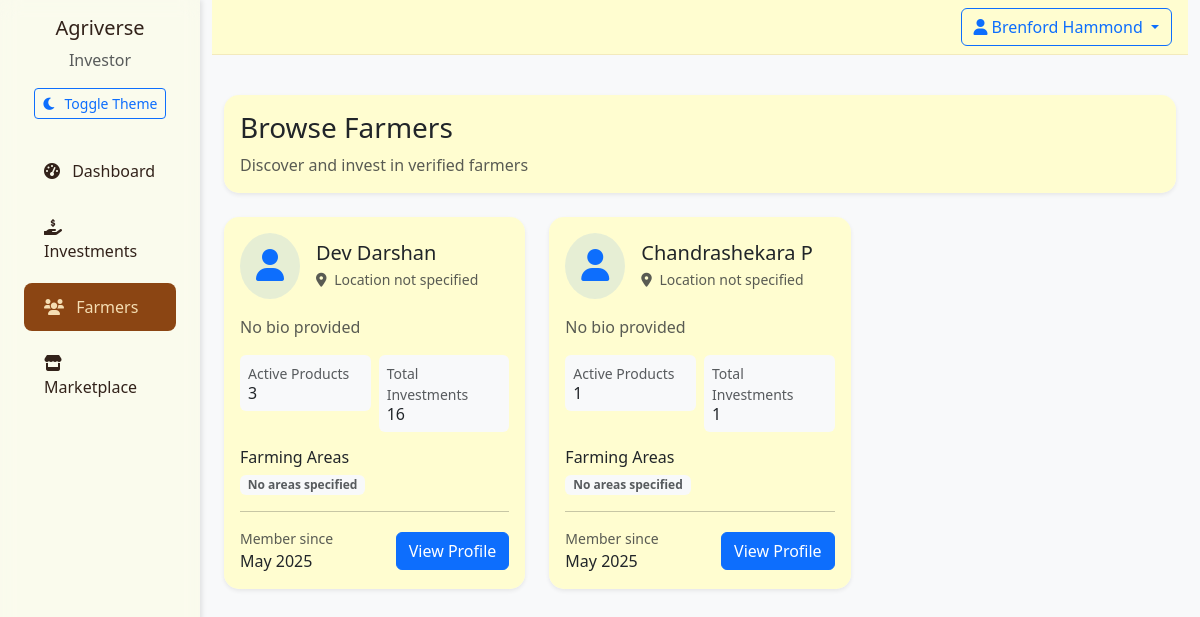
The page /investor/farmers (signed in) on the database its author committed.
### app/models/__init__.py (models this page shows)
class User(UserMixin, db.Model):
    id = db.Column(db.Integer, primary_key=True)
    email = db.Column(db.String(120), unique=True, nullable=False)
    password_hash = db.Column(db.String(128), nullable=False)
    name = db.Column(db.String(100), nullable=False)
    role = db.Column(db.String(20), nullable=False)  # 'farmer', 'investor', 'admin'
    created_at = db.Column(db.DateTime, default=datetime.utcnow)
    is_active = db.Column(db.Boolean, default=True)
    is_verified = db.Column(db.Boolean, default=False)
    wallet_balance = db.Column(db.Float, default=0.0)  # User's wallet balance
    farm_name = db.Column(db.String(100))
    farm_location = db.Column(db.String(200))
    farm_size = db.Column(db.Float)  # in acres
    company_name = db.Column(db.String(100))
    investment_capacity = db.Column(db.Float)
    products = db.relationship('Product', backref='seller', lazy=True)
    investments_made = db.relationship('Investment',
                                     backref='investor',
                                     lazy=True,
                                     foreign_keys='Investment.investor_id')
    investments_received = db.relationship('Investment',
                                         backref='farmer',
                                         lazy=True,
                                         foreign_keys='Investment.farmer_id')
    soil_reports = db.relationship('SoilReport', backref='farmer', lazy=True)

### app/routes/investor.py (the view)
@investor_bp.route('/investor/farmers')
@login_required
@investor_required
def farmers():
    farmers = User.query.filter_by(role='farmer').all()
    return render_template('investor/farmers.html', farmers=farmers)

### app/__init__.py (called while the page is built)
@login_manager.user_loader
def load_user(user_id):
    return User.query.get(int(user_id))

### app/routes/investor.py (called while the page is built)
def investor_required(f):
    @wraps(f)
    def decorated_function(*args, **kwargs):
        if not current_user.is_authenticated or current_user.role != 'investor':
            flash('Access denied. Investor privileges required.', 'error')
            return redirect(url_for('main.index'))
        return f(*args, **kwargs)
    return decorated_function

### app/templates/investor/farmers.html (shortened to what this page needs)
{% extends "base.html" %}
{% block content %}
<div class="container-fluid py-4">
    <div class="row mb-4">
        <div class="col-12">
            <div class="card border-0 shadow-sm">
                <div class="card-body">
                    <h1 class="h3 mb-2">Browse Farmers</h1>
                    <p class="text-muted mb-0">Discover and invest in verified farmers</p>
                </div>
            </div>
        </div>
    </div>
    <div class="row g-4">
        {% for farmer in farmers %}
        <div class="col-md-6 col-lg-4">
            <div class="card border-0 shadow-sm h-100">
                <div class="card-body">
                    <div class="d-flex align-items-center mb-3">
                        <div class="avatar bg-primary bg-opacity-10 rounded-circle p-3 me-3">
                            <i class="fas fa-user text-primary fa-2x"></i>
                        </div>
                        <div>
                            <h5 class="mb-1">{{ farmer.name }}</h5>
                            <p class="text-muted small mb-0">
                                <i class="fas fa-map-marker-alt me-1"></i>
                                {{ farmer.location or 'Location not specified' }}
                            </p>
                        </div>
                    </div>
                    <div class="mb-3">
                        <p class="text-muted mb-2">{{ farmer.bio or 'No bio provided' }}</p>
                    </div>
                    <div class="row g-2 mb-3">
                        <div class="col-6">
                            <div class="bg-light rounded p-2">
                                <p class="small text-muted mb-0">Active Products</p>
                                <h6 class="mb-0">{{ farmer.products|length }}</h6>
                            </div>
                        </div>
                        <div class="col-6">
                            <div class="bg-light rounded p-2">
                                <p class="small text-muted mb-0">Total Investments</p>
                                <h6 class="mb-0">{{ farmer.investments_received|length }}</h6>
                            </div>
                        </div>
                    </div>
                    <div class="mb-3">
                        <h6 class="mb-2">Farming Areas</h6>
                        <div class="d-flex flex-wrap gap-2">
                            {% for area in farmer.farming_areas %}
                            <span class="badge bg-primary bg-opacity-10 text-primary">{{ area }}</span>
                            {% else %}
                            <span class="badge bg-light text-muted">No areas specified</span>
                            {% endfor %}
                        </div>
                    </div>
                    <hr class="my-3">
                    <div class="d-flex justify-content-between align-items-center">
                        <div>
                            <p class="small text-muted mb-0">Member since</p>
                            <p class="mb-0">{{ farmer.created_at.strftime('%b %Y') }}</p>
                        </div>
                        <a href="{{ url_for('investor.farmer_profile', farmer_id=farmer.id) }}"
                           class="btn btn-primary">
                            View Profile
                        </a>
                    </div>
                </div>
            </div>
        </div>
        {% endfor %}
    </div>
</div>
{% endblock %}

### app/templates/base.html (shortened to what this page needs)
<!DOCTYPE html>
<html lang="en" data-bs-theme="light">
<head>
    <link href="https://cdn.jsdelivr.net/npm/bootstrap@5.3.0/dist/css/bootstrap.min.css" rel="stylesheet">
    <link href="https://cdnjs.cloudflare.com/ajax/libs/font-awesome/6.0.0/css/all.min.css" rel="stylesheet">
    <link href="{{ url_for('static', filename='css/style.css') }}" rel="stylesheet">
</head>
<body>
    <div class="container-fluid">
        <div class="row">
            {% if current_user.is_authenticated %}
            <div class="col-md-2 sidebar">
                <div class="d-flex flex-column">
                    <div class="text-center mb-4">
                        <h5 class="mb-2">Agriverse</h5>
                        <p class="text-muted mb-3">{{ current_user.role|title }}</p>
                        <button id="theme-toggle" class="btn btn-sm btn-outline-primary">
                            <i class="fas fa-moon me-2"></i>Toggle Theme
                        </button>
                    </div>
                    {% if current_user.role == 'investor' %}
                    <a href="{{ url_for('investor.dashboard') }}" class="nav-link {% if request.endpoint == 'investor.dashboard' %}active{% endif %}">
                        <i class="fas fa-tachometer-alt me-2"></i> Dashboard
                    </a>
                    <a href="{{ url_for('investor.investments') }}" class="nav-link {% if request.endpoint == 'investor.investments' %}active{% endif %}">
                        <i class="fas fa-hand-holding-usd me-2"></i> Investments
                    </a>
                    <a href="{{ url_for('investor.farmers') }}" class="nav-link {% if request.endpoint == 'investor.farmers' %}active{% endif %}">
                        <i class="fas fa-users me-2"></i> Farmers
                    </a>
                    {% endif %}
                    {% if current_user.role != 'farmer' %}
                    <a href="{{ url_for('main.marketplace') }}" class="nav-link {% if request.endpoint == 'main.marketplace' %}active{% endif %}">
                        <i class="fas fa-store me-2"></i> Marketplace
                    </a>
                    {% endif %}
                </div>
            </div>
            {% endif %}
            <div class="col-md-{% if current_user.is_authenticated %}10{% else %}12{% endif %}">
                <nav class="navbar navbar-expand-lg mb-3">
                    <div class="container-fluid px-3">
                        <div class="ms-auto d-flex align-items-center gap-2">
                            {% if current_user.is_authenticated %}
                            <div class="dropdown">
                                <button class="btn btn-outline-primary dropdown-toggle" type="button" id="userDropdown" data-bs-toggle="dropdown">
                                    <i class="fas fa-user me-1"></i>{{ current_user.name }}
                                </button>
                            </div>
                            {% endif %}
                        </div>
                    </div>
                </nav>
                {% block content %}{% endblock %}
            </div>
        </div>
    </div>
</body>
</html>

### app/static/css/style.css (style rules this page uses)
:root { --earth-brown: #8B4513; --soil-dark: #32221A; --wheat-gold: #F5DEB3; --leaf-green: #556B2F; --cream: #FFFDD0; --sky-blue: #87CEEB; --transition-speed: 0.3s; --bg-light: #f8f9fa; --bg-dark: #1a1a1a; --text-light: #32221A; --text-dark: #F5DEB3; --sidebar-light: rgba(255, 253, 208, 0.3); --sidebar-dark: rgba(50, 34, 26, 0.95); }
[data-bs-theme="light"] { --bg-color: var(--bg-light); --text-color: var(--text-light); --sidebar-bg: var(--sidebar-light); --card-bg: rgba(255, 253, 208, 0.98); --border-color: rgba(139, 69, 19, 0.1); }
body { min-height: 100vh; display: flex; flex-direction: column; font-family: 'Segoe UI', Tahoma, Geneva, Verdana, sans-serif; background-color: var(--bg-color); color: var(--text-color); transition: background-color var(--transition-speed), color var(--transition-speed); }
.navbar { backdrop-filter: blur(10px); -webkit-backdrop-filter: blur(10px); border-bottom: 1px solid var(--border-color); padding: 0.5rem 0; background-color: var(--card-bg); }
.nav-link { color: var(--text-color); padding: 0.75rem 1.25rem; border-radius: 0.5rem; margin: 0.25rem 0.75rem; transition: all var(--transition-speed); }
.nav-link.active { background-color: var(--earth-brown); color: var(--wheat-gold); }
.sidebar { min-height: 100vh; background-color: var(--sidebar-bg); padding-top: 1rem; transition: background-color var(--transition-speed); box-shadow: 2px 0 5px rgba(0, 0, 0, 0.1); backdrop-filter: blur(10px); -webkit-backdrop-filter: blur(10px); }
.card { border: none; border-radius: 15px; background: var(--card-bg); backdrop-filter: blur(10px); box-shadow: 0 4px 15px rgba(0, 0, 0, 0.1); transition: all 0.3s ease; }

### rows shown on the page
User: role "Investor", name "Brenford Hammond"
User: name "Dev Darshan", location "Location not specified", bio "No bio provided", products|length "3", investments_received|length "16", created_at "May 2025"
User: name "Chandrashekara P", location "Location not specified", bio "No bio provided", products|length "1", investments_received|length "1", created_at "May 2025"
